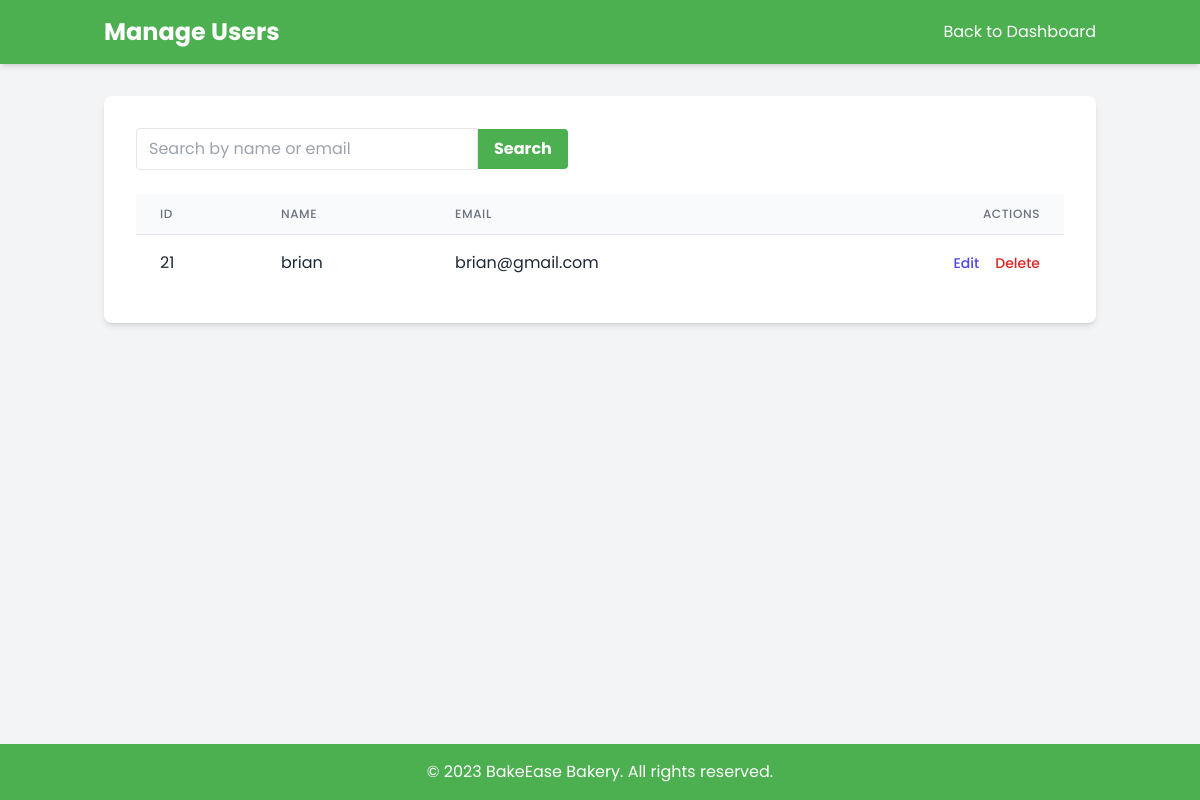
Page /views/admin/manage_users.php (signed in) on the earlier database version.
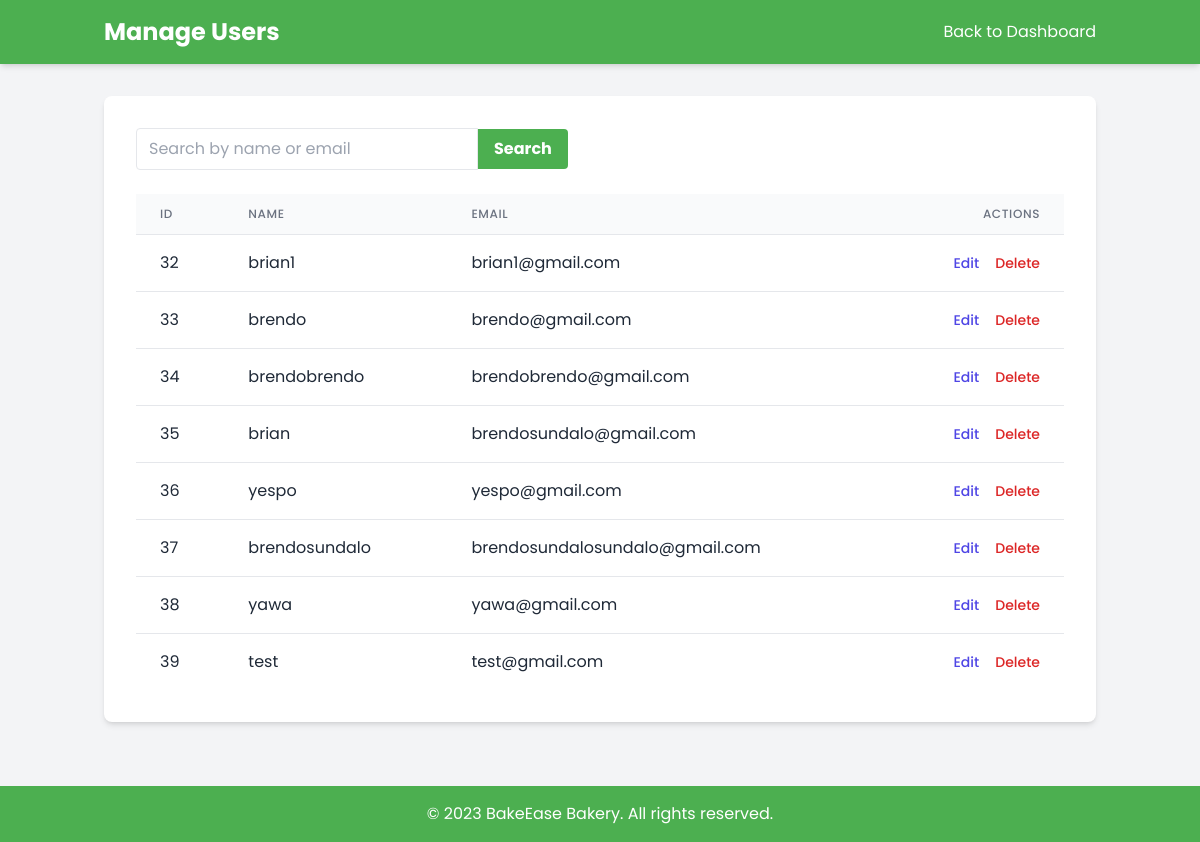
Same page on the later database version.
### tables this page shows
CREATE TABLE `users` (
  `id` int(11) NOT NULL,
  `name` varchar(255) NOT NULL,
  `email` varchar(255) NOT NULL,
  `password` varchar(255) NOT NULL,
  `reset_token` varchar(255) DEFAULT NULL,
  `isAdmin` tinyint(4) NOT NULL
);

### Classes/Database.php (called while the page is built, shortened)
<?php
class Database {
    private $servername = "localhost";
    private $username = "root";
    private $password = "";
    private $dbname = "bakery_oop";
    public function __construct() {
        $this->conn = new mysqli($this->servername, $this->username, $this->password, $this->dbname);
    }
}
?>

### Classes/AdminUser.php (called while the page is built, shortened)
<?php
require_once "Database.php";
class AdminUser extends Database {
    public function executeQuery($sql) {
        return $this->conn->query($sql);
    }
}
?>

### views/admin/manage_users.php (the view, shortened to what this page needs)
<?php
include '../../classes/AdminUser.php';
$adminUser = new AdminUser();
$searchQuery = isset($_GET['search']) ? $_GET['search'] : "";
$sql = "SELECT * FROM users
        WHERE isAdmin = 0
        AND (name LIKE '%$searchQuery%' OR email LIKE '%$searchQuery%')";
$result = $adminUser->executeQuery($sql);
$users = [];
if ($result->num_rows > 0) {
    while ($row = $result->fetch_assoc()) {
        $users[] = $row;
    }
}
?>
<!DOCTYPE html>
<html>
<head>
    <script src="https://cdn.tailwindcss.com"></script>
</head>
<body class="bg-gray-100 text-gray-800 font-sans min-h-screen flex flex-col">
    <header class="bg-primary text-white shadow-md py-4">
        <div class="container mx-auto px-4 flex justify-between items-center">
            <h1 class="text-2xl font-bold">Manage Users</h1>
            <a href="admin_dashboard.php" class="text-white hover:text-accent">Back to Dashboard</a>
        </div>
    </header>
    <main class="container mx-auto px-4 py-8 flex-grow">
        <section class="manage-users bg-white p-8 rounded-lg shadow-md">
            <form method="get" action="<?php echo htmlspecialchars($_SERVER["PHP_SELF"]); ?>" class="mb-6 flex items-center">
                <input type="text" name="search" placeholder="Search by name or email"
                       value="<?php echo $searchQuery; ?>"
                       class="border rounded-l px-3 py-2 focus:outline-none focus:ring-2 focus:ring-primary w-full md:w-auto"
                >
                <button type="submit" class="bg-primary text-white font-bold py-2 px-4 rounded-r hover:bg-green-600 transition-colors">
                    Search
                </button>
            </form>
            <table class="min-w-full divide-y divide-gray-200 table-fixed">
                <thead class="bg-gray-50">
                    <tr>
                        <th scope="col" class="px-6 py-3 text-left text-xs font-medium text-gray-500 uppercase tracking-wider">
                            ID
                        </th>
                        <th scope="col" class="px-6 py-3 text-left text-xs font-medium text-gray-500 uppercase tracking-wider">
                            Name
                        </th>
                        <th scope="col" class="px-6 py-3 text-left text-xs font-medium text-gray-500 uppercase tracking-wider">
                            Email
                        </th>
                        <th scope="col" class="px-6 py-3 text-right text-xs font-medium text-gray-500 uppercase tracking-wider">
                            Actions
                        </th>
                    </tr>
                </thead>
                <tbody class="bg-white divide-y divide-gray-200">
                    <?php
                    if (!empty($users)) {
                        foreach ($users as $user) {
                            echo "<tr>";
                            echo "<td class='px-6 py-4 whitespace-nowrap'>" . $user['id'] . "</td>";
                            echo "<td class='px-6 py-4 whitespace-nowrap'>" . $user['name'] . "</td>";
                            echo "<td class='px-6 py-4 whitespace-nowrap'>" . $user['email'] . "</td>";
                            echo "<td class='px-6 py-4 whitespace-nowrap text-right text-sm font-medium'>";
                            echo "<a href='edit_user.php?id=" . $user['id'] . "' class='text-indigo-600 hover:text-indigo-900 mr-4'>Edit</a>";
                            echo "<form method='post' action='../../actions/admin-user-actions.php' target='user-action-iframe' class='inline'>";
                            echo "<button type='submit' onclick='return confirm(\"Are you sure you want to delete this user?\")' class='text-red-600 hover:text-red-900'>Delete</button>";
                            echo "</form>";
                            echo "</td>";
                            echo "</tr>";
                        }
                    } else {
                        echo "<tr><td colspan='4' class='px-6 py-4 whitespace-nowrap text-center'>No users found.</td></tr>";
                    }
                    ?>
                </tbody>
            </table>
        </section>
    </main>
    <footer class="bg-primary text-white py-4 mt-8">
        <div class="container mx-auto px-4 text-center">
            <p>© 2023 BakeEase Bakery. All rights reserved.</p>
        </div>
    </footer>
</body>
</html>

Differences in the rows shown:
removed users: id "21", name "brian", email "brian@gmail.com"
added users: id "32", name "brian1", email "brian1@gmail.com"
added users: id "33", name "brendo", email "brendo@gmail.com"
added users: id "34", name "brendobrendo", email "brendobrendo@gmail.com"
added users: id "35", name "brian", email "brendosundalo@gmail.com"
added users: id "36", name "yespo", email "yespo@gmail.com"
added users: id "37", name "brendosundalo", email "brendosundalosundalo@gmail.com"
added users: id "38", name "yawa", email "yawa@gmail.com"
added users: id "39", name "test", email "test@gmail.com"
